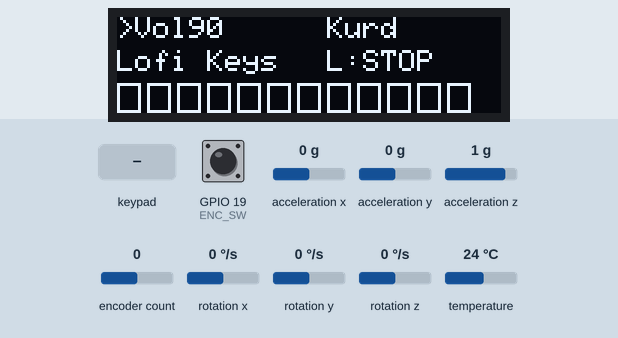
This sketch was run on a simulated ESP32. Parts: 128×32 one-colour display. The inputs (shaded band) are chosen by the test bench; at power-on: GPIO 19 (ENC_SW) HIGH, encoder count 0, acceleration x 0 g, acceleration y 0 g, acceleration z 1 g, rotation x 0 °/s, rotation y 0 °/s, rotation z 0 °/s, temperature 24 °C. I2S audio is not simulated (input reads silence); random numbers use the default seed unless the sketch sets one.

Above: at 4.5 s.
4.6 s: keypad keys 1 2 3 4 pressed 0.4 s apart
At 4.71 s:
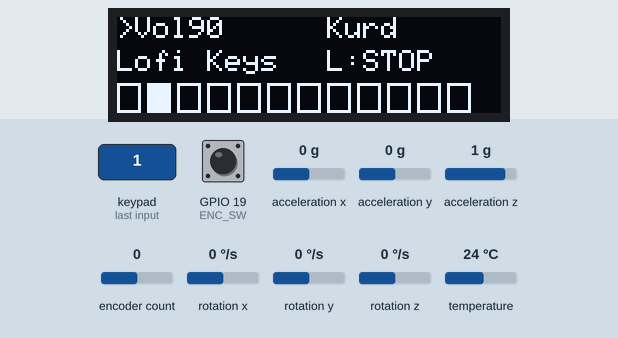
7.7 s: GPIO 19 (ENC_SW) pulled LOW for 0.15 s
At 9.0 s:
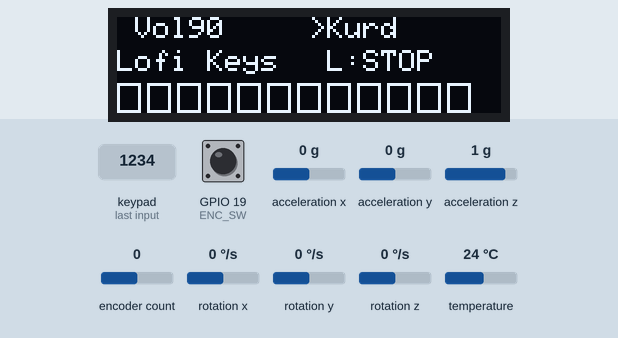
9.4 s: encoder count set to 4
At 9.9 s:
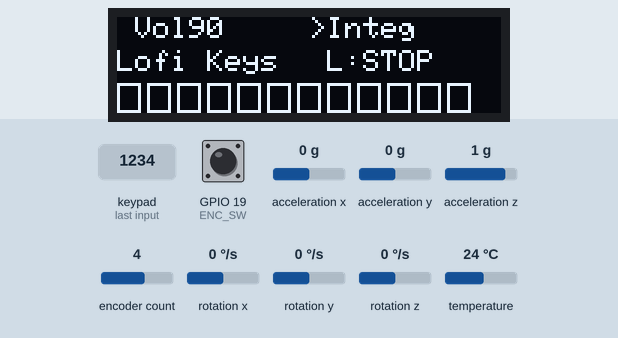
10.9 s: key '0' pressed
At 11.01 s:
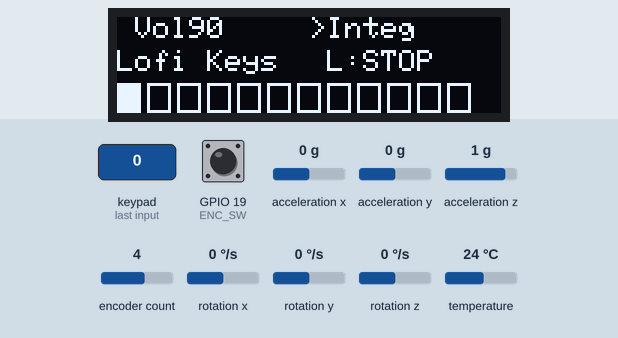
12.6 s: encoder count set to 3
At 13.8 s:
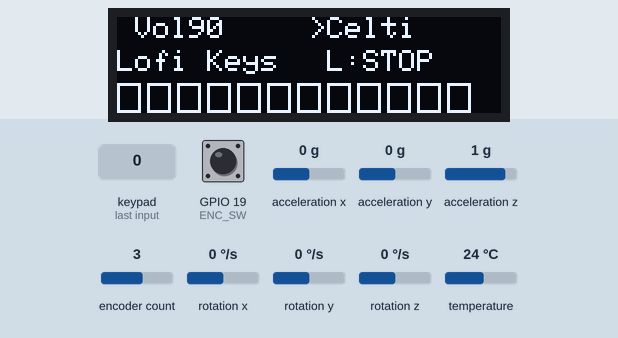
14.1 s: key '1' pressed
At 14.22 s:
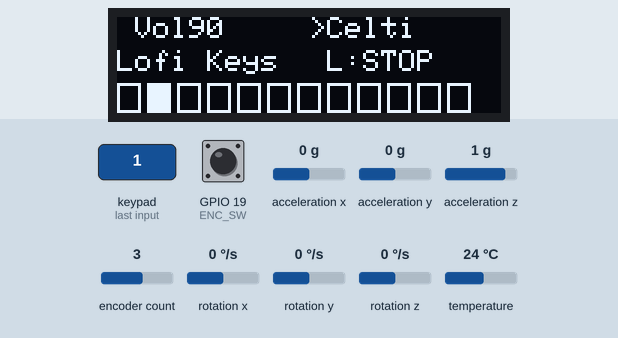
Timing chart, 0 to 16.7 s (numbered marks = the images above; inputs shaded):
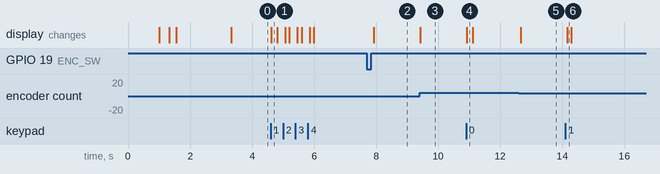

The sketch:

meow_synth_working.ino
```cpp
#include <Wire.h>
#include <Adafruit_GFX.h>
#include <Adafruit_SSD1306.h>
#include <Adafruit_MPR121.h>
#include <Adafruit_MPU6050.h>
#include <Adafruit_Sensor.h>
#include <ESP32Encoder.h>
#include <driver/i2s.h>
#include <math.h>
#include <vector>

// --- HARDWARE CONFIG ---
#define I2S_DOUT      25
#define I2S_BCLK      27
#define I2S_LRC       26
#define ENC_CLK       32
#define ENC_DT        33
#define ENC_SW        19
#define SDA_PIN       21
#define SCL_PIN       22
#define SCREEN_WIDTH  128
#define SCREEN_HEIGHT 32
#define OLED_RESET    -1

// --- AUDIO SETTINGS ---
#define SAMPLE_RATE   44100
#define NUM_VOICES    14
#define BASE_NOTE     48
#define PI_2          6.2831853f

// --- DATA STRUCTURES ---

// 1. SCALES
struct Scale { const char* name; int offsets[12]; };
#define NUM_SCALES 4
Scale scales[NUM_SCALES] = {
  {"Kurd (D)",     {0, 2, 3, 5, 7, 8, 10, 12, 14, 15, 17, 19}},
  {"Celtic",       {0, 2, 3, 7, 9, 12, 14, 15, 19, 21, 24, 26}},
  {"Integral",     {0, 2, 3, 7, 10, 12, 14, 15, 19, 22, 24, 26}},
  {"Penta Maj",    {0, 2, 4, 7, 9, 12, 14, 16, 19, 21, 24, 26}}
};

// 2. INSTRUMENTS
struct Instrument {
  const char* name;
  int engineType;     // 0=Bell, 1=Bass, 2=Glock, 3=Lofi, 4=Band
  int octaveShift;
  float decay;
};
#define NUM_INSTRUMENTS 5
Instrument instruments[NUM_INSTRUMENTS] = {
  {"Lofi Keys", 3,  0, 0.9992f},
  {"Band Kit",  4,  0, 0.9900f},
  {"Handpan",   0,  0, 0.9994f},
  {"Bass Gtr",  1, -24, 0.9997f},
  {"Glock",     2, 24, 0.9996f}
};

// --- OBJECTS ---
Adafruit_SSD1306 display(SCREEN_WIDTH, SCREEN_HEIGHT, &Wire, OLED_RESET);
Adafruit_MPR121 touch = Adafruit_MPR121();
Adafruit_MPU6050 mpu;
ESP32Encoder encoder;

// --- AUDIO ENGINE STRUCTS ---
struct Envelope { float level; float decayMultiplier; };
struct Voice {
  bool active;
  float frequency;
  float currentFreq;
  float phase;
  float phaseMod;
  Envelope env;
  int noteIndex;
  float prevSample;
  int engineType;
  float lfoPhase;
};
Voice voices[NUM_VOICES];

// --- STATE VARIABLES ---
int currentScaleIndex = 0;
int currentInstIndex = 0;
float globalVolume = 1.0;
float pitchBend = 1.0;
bool padState[12] = {0};

int focus = 0; // 0=Vol, 1=Scale, 2=Inst, 3=Loop
unsigned long buttonDownTime = 0;
bool buttonHeld = false;

// Looper
struct LoopEvent { unsigned long timestamp; byte padIndex; bool isNoteOn; };
enum LooperState { LOOP_IDLE, LOOP_ARMED, LOOP_RECORDING, LOOP_PLAYING };
LooperState loopState = LOOP_IDLE;
std::vector<LoopEvent> loopSequence;
unsigned long loopStartTime = 0;
unsigned long loopLength = 0;
unsigned long loopPlaybackStart = 0;

// --- CAT ANIMATION DRAWING ---
void drawCatFrame(int x) {
  display.clearDisplay();
  // Body
  display.fillRect(x, 15, 20, 10, SSD1306_WHITE);
  // Head
  display.fillCircle(x+20, 12, 8, SSD1306_WHITE);
  // Ears
  display.fillTriangle(x+14, 6, x+18, 0, x+22, 6, SSD1306_WHITE);
  display.fillTriangle(x+26, 6, x+30, 0, x+24, 6, SSD1306_WHITE);
  // Tail
  display.drawLine(x, 15, x-5, 5, SSD1306_WHITE);
  // Legs
  if ((x / 4) % 2 == 0) { // Simple walking animation
     display.drawLine(x+2, 25, x+2, 30, SSD1306_WHITE);
     display.drawLine(x+18, 25, x+18, 30, SSD1306_WHITE);
  } else {
     display.drawLine(x+5, 25, x+5, 30, SSD1306_WHITE);
     display.drawLine(x+15, 25, x+15, 30, SSD1306_WHITE);
  }
  display.display();
}

// --- BOOT SOUND: MEOW ---
void playMeow() {
  // Use a free voice to synthesize a "Meow"
  // A Meow is a Sawtooth wave that slides pitch Up then Down
  int v = 0;
  voices[v].active = true;
  voices[v].frequency = 400.0f; // Start pitch
  voices[v].phase = 0;
  voices[v].env.level = 1.0f;
  voices[v].env.decayMultiplier = 0.9995f; // Long sustain
  voices[v].engineType = 3; // Use Lofi engine for wobbly texture

  // Slide pitch up quickly
  for(int i=0; i<50; i++) {
    voices[v].frequency += 10.0f;
    delay(5);
  }
  // Slide pitch down slowly
  for(int i=0; i<100; i++) {
    voices[v].frequency -= 5.0f;
    delay(5);
  }
  voices[v].active = false;
}

// --- I2S SETUP ---
void setupI2S() {
  i2s_config_t i2s_config = {
    .mode = (i2s_mode_t)(I2S_MODE_MASTER | I2S_MODE_TX),
    .sample_rate = SAMPLE_RATE,
    .bits_per_sample = I2S_BITS_PER_SAMPLE_32BIT,
    .channel_format = I2S_CHANNEL_FMT_RIGHT_LEFT,
    .communication_format = I2S_COMM_FORMAT_I2S,
    .intr_alloc_flags = ESP_INTR_FLAG_LEVEL1,
    .dma_buf_count = 4,
    .dma_buf_len = 256,
    .use_apll = true
  };
  i2s_pin_config_t pin_config = {
    .bck_io_num = I2S_BCLK, .ws_io_num = I2S_LRC, .data_out_num = I2S_DOUT, .data_in_num = I2S_PIN_NO_CHANGE
  };
  i2s_driver_install(I2S_NUM_0, &i2s_config, 0, NULL);
  i2s_set_pin(I2S_NUM_0, &pin_config);
}

// --- AUDIO TASK ---
void audioTask(void *pvParameters) {
  int32_t sampleBuffer[128];
  size_t bytes_written;

  while(1) {
    for (int i = 0; i < 64; i++) {
      float mixedSample = 0;
      int activeCount = 0;

      for (int v = 0; v < NUM_VOICES; v++) {
        if (voices[v].active) {
          float sample = 0;
          int type = voices[v].engineType;

          if (type == 3) { // Lofi / Meow
             float wobble = sinf(voices[v].lfoPhase) * 0.005f; voices[v].lfoPhase += 0.001f;
             float t = voices[v].phase * 2.0f; if (t > 1.0f) t = 2.0f - t;
             sample = ((t * 2.0f) - 1.0f) * voices[v].env.level;
             voices[v].phase += ((voices[v].frequency * (1.0f + wobble)) / SAMPLE_RATE) * pitchBend;
          }
          else if (type == 4) { // Band Kit
             int drum = voices[v].noteIndex % 4;
             if (drum == 0) { // Kick
                sample = sinf(voices[v].phase * PI_2) * voices[v].env.level;
                voices[v].currentFreq *= 0.9985f; if(voices[v].currentFreq<40) voices[v].currentFreq=40;
                voices[v].phase += (voices[v].currentFreq / SAMPLE_RATE);
             } else { // Snare/Hat
                float noise = ((float)rand() / RAND_MAX) * 2.0f - 1.0f;
                sample = noise * voices[v].env.level;
             }
          }
          else if (type == 0 || type == 2) { // Bell/Glock
             sample = sinf(voices[v].phase * PI_2) * voices[v].env.level;
             voices[v].phase += (voices[v].frequency / SAMPLE_RATE) * pitchBend;
          }
          else if (type == 1) { // Bass
             float raw = (voices[v].phase * 2.0f) - 1.0f;
             voices[v].prevSample = (voices[v].env.level * raw) + ((1.0f-voices[v].env.level)*voices[v].prevSample);
             sample = voices[v].prevSample;
             voices[v].phase += (voices[v].frequency / SAMPLE_RATE) * pitchBend;
          }

          if (voices[v].phase >= 1.0f) voices[v].phase -= 1.0f;
          voices[v].env.level *= voices[v].env.decayMultiplier;
          if (voices[v].env.level < 0.0001f) voices[v].active = false;

          mixedSample += sample;
          activeCount++;
        }
      }

      if (activeCount > 0) {
        float gain = 1.3f / sqrt((float)activeCount + 1.0f);
        mixedSample = tanhf(mixedSample * gain * globalVolume);
      }
      int32_t out = (int32_t)(mixedSample * 2000000000.0f);
      sampleBuffer[i*2] = out; sampleBuffer[i*2+1] = out;
    }
    i2s_write(I2S_NUM_0, sampleBuffer, sizeof(sampleBuffer), &bytes_written, portMAX_DELAY);
  }
}

void noteOn(int padIndex, bool isLive) {
  // LOOPER LOGIC
  if (isLive && loopState == LOOP_RECORDING) {
     LoopEvent e; e.timestamp = millis() - loopStartTime; e.padIndex = padIndex; e.isNoteOn = true; loopSequence.push_back(e);
  } else if (isLive && loopState == LOOP_ARMED) {
     loopState = LOOP_RECORDING; loopStartTime = millis(); loopSequence.clear();
     LoopEvent e; e.timestamp = 0; e.padIndex = padIndex; e.isNoteOn = true; loopSequence.push_back(e);
  }

  // AUDIO LOGIC
  int v = 0;
  for (int i = 0; i < NUM_VOICES; i++) { if (!voices[i].active) { v = i; break; } }

  // REMIX LOGIC: Use CURRENT instrument settings for ALL notes (even loops)
  int engine = instruments[currentInstIndex].engineType;
  int offset = scales[currentScaleIndex].offsets[padIndex];
  int octave = instruments[currentInstIndex].octaveShift;
  float decay = instruments[currentInstIndex].decay;

  float freq = 440.0f * pow(2.0f, (offset + BASE_NOTE + octave - 69) / 12.0f);

  voices[v].active = true;
  voices[v].noteIndex = padIndex;
  voices[v].frequency = freq;
  voices[v].phase = 0;
  voices[v].env.level = 1.0f;
  voices[v].env.decayMultiplier = decay;
  voices[v].engineType = engine;
  voices[v].lfoPhase = 0;

  if (engine == 1) voices[v].prevSample = 0;
  if (engine == 4) { // Band Kit
     int drum = padIndex % 4;
     if (drum == 0) { voices[v].currentFreq = 200.0f; voices[v].env.decayMultiplier = 0.9985f; } // Kick
     else if (drum == 1) { voices[v].env.decayMultiplier = 0.9970f; } // Snare
     else if (drum == 2) { voices[v].env.decayMultiplier = 0.9700f; } // Hat
     else { voices[v].currentFreq = 150.0f; voices[v].env.decayMultiplier = 0.9980f; } // Tom
  }
}

// --- SETUP ---
void setup() {
  Serial.begin(115200);
  delay(1000);
  Wire.begin(SDA_PIN, SCL_PIN);

  // 1. OLED Init
  if(!display.begin(SSD1306_SWITCHCAPVCC, 0x3C)) { Serial.println("OLED Fail"); }

  // 2. BOOT ANIMATION: SLIDING CAT
  for(int x = -30; x < 128; x+=4) {
    drawCatFrame(x);
    // delay(10) is omitted to keep it smooth/fast, display i2c is the bottleneck anyway
  }

  // 3. TITLE SCREEN
  display.clearDisplay();
  display.setTextSize(1);
  display.setTextColor(SSD1306_WHITE);
  display.setCursor(25, 12);
  display.print("THE MEOW SYNTH");
  display.display();

  setupI2S();
  // We need to start the audio task BEFORE playing sound
  xTaskCreatePinnedToCore(audioTask, "AudioTask", 10000, NULL, 1, NULL, 0);

  delay(200);
  playMeow(); // Play boot sound
  delay(800);

  // 4. Hardware Init
  if (!touch.begin(0x5A)) { Serial.println("MPR121 Fail"); }
  touch.writeRegister(0x7B, 0x00); touch.writeRegister(0x5E, 0x00);
  touch.setThresholds(6, 3);       touch.writeRegister(0x5E, 0x8F);

  if (mpu.begin()) {
    mpu.setAccelerometerRange(MPU6050_RANGE_8_G);
    mpu.setFilterBandwidth(MPU6050_BAND_21_HZ);
  }

  ESP32Encoder::useInternalWeakPullResistors = puType::up;
  encoder.attachHalfQuad(ENC_DT, ENC_CLK);
  encoder.setCount(90);
  pinMode(ENC_SW, INPUT_PULLUP);
  loopSequence.reserve(200);
}

// --- MAIN LOOP ---
void loop() {
  unsigned long currentMillis = millis();
  int btnState = digitalRead(ENC_SW);

  if (btnState == LOW && buttonDownTime == 0) { buttonDownTime = currentMillis; buttonHeld = false; }

  // Long press for Looper
  if (btnState == LOW && (currentMillis - buttonDownTime > 800) && !buttonHeld) {
    buttonHeld = true;
    if (focus == 3) {
      if (loopState == LOOP_IDLE) loopState = LOOP_ARMED;
      else if (loopState == LOOP_ARMED || loopState == LOOP_RECORDING) {
         loopState = LOOP_PLAYING; loopLength = millis() - loopStartTime; loopPlaybackStart = millis();
      }
      else if (loopState == LOOP_PLAYING) { loopState = LOOP_IDLE; loopSequence.clear(); }
    }
  }

  // Short press to navigate
  if (btnState == HIGH && buttonDownTime > 0) {
    if (!buttonHeld && (currentMillis - buttonDownTime > 50)) {
       focus++; if (focus > 3) focus = 0;
       if (focus == 0) encoder.setCount((int)(globalVolume * 100));
       if (focus == 1) encoder.setCount(currentScaleIndex * 4);
       if (focus == 2) encoder.setCount(currentInstIndex * 4);
    }
    buttonDownTime = 0;
  }

  long encVal = encoder.getCount();
  if (focus == 0) {
    if (encVal < 0) encoder.setCount(0); if (encVal > 100) encoder.setCount(100);
    globalVolume = (float)encoder.getCount() / 100.0f;
  }
  else if (focus == 1) {
    if (encVal < 0) encoder.setCount(0); if (encVal > (NUM_SCALES * 4) - 1) encoder.setCount((NUM_SCALES * 4) - 1);
    currentScaleIndex = encoder.getCount() / 4;
  }
  else if (focus == 2) {
    if (encVal < 0) encoder.setCount(0); if (encVal > (NUM_INSTRUMENTS * 4) - 1) encoder.setCount((NUM_INSTRUMENTS * 4) - 1);
    currentInstIndex = encoder.getCount() / 4;
  }

  // --- LOOPER PLAYBACK (WITH REMIX CAPABILITY) ---
  if (loopState == LOOP_PLAYING && !loopSequence.empty()) {
    unsigned long playTime = (currentMillis - loopPlaybackStart) % loopLength;
    static unsigned long lastPlayCheck = 0;
    for (auto &e : loopSequence) {
      if ((playTime >= lastPlayCheck && e.timestamp >= lastPlayCheck && e.timestamp < playTime) ||
          (playTime < lastPlayCheck && (e.timestamp >= lastPlayCheck || e.timestamp < playTime))) {
         // This triggers noteOn using the CURRENT selected instrument (currentInstIndex)
         // effectively "Remixing" the old sequence with the new sound.
         noteOn(e.padIndex, false);
      }
    }
    lastPlayCheck = playTime;
  }

  sensors_event_t a, g, temp;
  if (mpu.getEvent(&a, &g, &temp)) { pitchBend = 1.0 + (a.acceleration.y / 15.0); }

  uint16_t currTouched = touch.touched();
  for (int i = 0; i < 12; i++) {
    bool isTouched = (currTouched & _BV(i));
    if (isTouched && !padState[i]) { padState[i] = true; noteOn(i, true); }
    else if (!isTouched && padState[i]) { padState[i] = false; }
  }

  static unsigned long lastDraw = 0;
  if (millis() - lastDraw > 50) {
    display.clearDisplay();
    display.setCursor(0, 0);
    if(focus==0) display.print(">"); else display.print(" ");
    display.print("Vol"); display.print((int)(globalVolume*100));

    display.setCursor(64, 0);
    if(focus==1) display.print(">"); else display.print(" ");
    char sclName[6]; strncpy(sclName, scales[currentScaleIndex].name, 5); sclName[5]=0;
    display.print(sclName);

    display.setCursor(0, 11);
    if(focus==2) display.setTextColor(SSD1306_BLACK, SSD1306_WHITE);
    char insName[10]; strncpy(insName, instruments[currentInstIndex].name, 9); insName[9]=0;
    display.print(insName);
    display.setTextColor(SSD1306_WHITE);

    display.setCursor(64, 11);
    if(focus==3) display.print(">"); else display.print(" ");
    if(loopState == LOOP_IDLE) display.print("L:STOP");
    else if(loopState == LOOP_ARMED) display.print("L:RDY");
    else if(loopState == LOOP_RECORDING) display.print("L:REC");
    else display.print("L:PLAY");

    for(int i=0; i<12; i++) {
      int x = i * 10;
      if (padState[i]) display.fillRect(x, 22, 8, 10, SSD1306_WHITE);
      else display.drawRect(x, 22, 8, 10, SSD1306_WHITE);
    }
    display.display();
    lastDraw = millis();
  }
}
```

Measured:
- after the input at 4.6 s, the display: changes at once (image 1)
- after the input at 7.7 s, the display: changes after 0.23 s (image 2)
- after the input at 9.4 s, the display: changes at once (image 3)
- after the input at 10.9 s, the display: changes at once (image 4)
- after the input at 12.6 s, the display: changes after 0.07 s (image 5)
- after the input at 14.1 s, the display: changes after 0.06 s (image 6)
